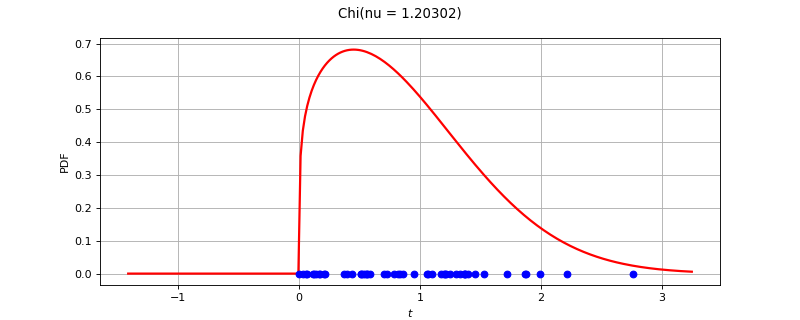

Python code for this plot:
import openturns as ot
from matplotlib import pyplot as plt
from openturns.viewer import View
ot.RandomGenerator.SetSeed(0)
factory = ot.ChiFactory()
ref = factory.build()
dimension = ref.getDimension()
if dimension <= 2:
    if dimension == 1:
        sample = ref.getSample(50)
        distribution = factory.build(sample)
        distribution.setDescription(['$t$'])
        pdf_graph = distribution.drawPDF(256)
        cloud = ot.Cloud(sample, ot.Sample(sample.getSize(), 1))
        cloud.setColor('blue')
        cloud.setPointStyle('fcircle')
        pdf_graph.add(cloud)
        pdf_graph.setTitle(str(distribution))
        fig = plt.figure(figsize=(10, 4))
        pdf_axis = fig.add_subplot(111)
        View(pdf_graph, figure=fig, axes=[pdf_axis], add_legend=False)
    else:
        sample = ref.getSample(500)
        distribution = factory.build(sample)
        distribution.setDescription(['$t_0$', '$t_1$'])
        pdf_graph = distribution.drawPDF([256]*2)
        cloud = ot.Cloud(sample)
        cloud.setColor('red')
        cloud.setPointStyle('fcircle')
        pdf_graph.add(cloud)
        pdf_graph.setTitle(str(distribution))
        fig = plt.figure(figsize=(10, 4))
        pdf_axis = fig.add_subplot(111)
        View(pdf_graph, figure=fig, axes=[pdf_axis], add_legend=False, square_axes=True)
